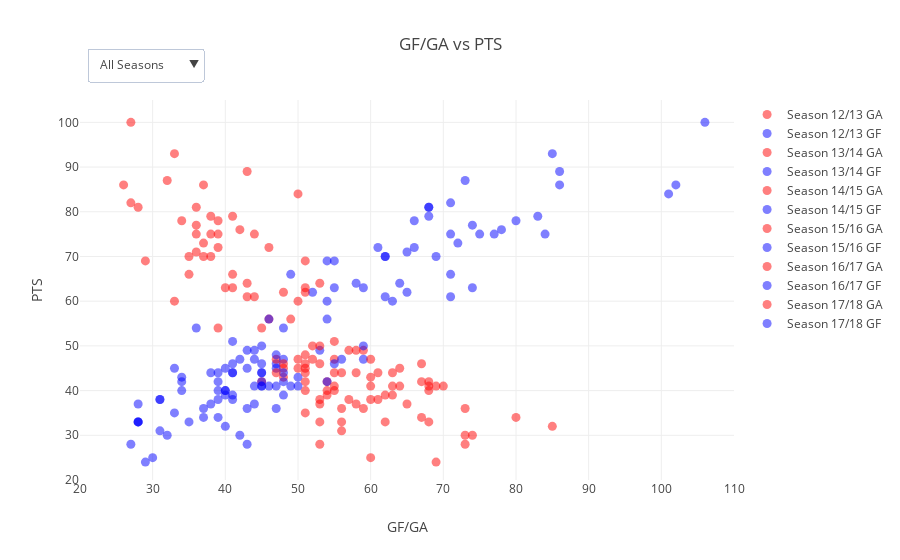

The cell this chart's notebook holds for it:
### Code cell
seasons = ['13', '14', '15', '16', '17', '18']
data = []
for season in seasons:
    season_data = dict(
            x = df.loc[df['Season'] == int(season),'GA'],
            y = df.loc[df['Season'] == int(season), 'PTS'],
            name = str('Season ' + str(int(season) - 1) + '/' + season + ' GA'),
            mode = 'markers',
            marker = dict(
                    size = 9,
                    color = 'red',
                    opacity = 0.5),
            text = df.loc[df['Season'] == int(season), 'Team'] + '<br>' + 'Season ' +
                str(int(season) - 1) + '/' + season + '<br>' +
                'Rank: ' + df.loc[df['Season'] == int(season), 'Rank'].apply(str) + '<br>'
                'GA: ' + df.loc[df['Season'] == int(season), 'GA'].apply(str),
            type = 'scatter',
            hoverinfo = 'text'
        )
    season_data2 = dict(
            x = df.loc[df['Season'] == int(season),'GF'],
            y = df.loc[df['Season'] == int(season), 'PTS'],
            name = str('Season ' + str(int(season) - 1) + '/' + season + ' GF'),
            mode = 'markers',
            marker = dict(
                size = 9,
                color = 'blue',
                opacity = 0.5),
            text = df.loc[df['Season'] == int(season), 'Team'] + '<br>' + 'Season ' +
                str(int(season) - 1) + '/' + season + '<br>' +
                'Rank: ' + df.loc[df['Season'] == int(season), 'Rank'].apply(str) + '<br>'
                'GF: ' + df.loc[df['Season'] == int(season), 'GF'].apply(str),
            type = 'scatter',
            hoverinfo = 'text'
        )
    data.append(season_data)
    data.append(season_data2)
    
layout = go.Layout(
    title = 'GF/GA vs PTS',
    yaxis = dict(
        title = 'PTS',
        range = [20, 105]
    ),
    xaxis = dict(
        title = 'GF/GA',
        range = [20, 110]
    ),
    hovermode = 'closest',

)

updatemenus = list([
    dict(
         buttons = list([
            dict(label = 'All Seasons',
                 method = 'update',
                 args = [{'visible': [1]}]),
            dict(label = 'Season 12/13',
                 method = 'update',
                 args = [{'visible': [True, True, False, False, False, False, False, False, False, False, False, False]}]),
            dict(label = 'Season 13/14',
                 method = 'update',
                 args = [{'visible': [False, False, True, True, False, False, False, False, False, False, False, False]}]),
             dict(label = 'Season 14/15',
                 method = 'update',
                 args = [{'visible': [False, False, False, False, True, True, False, False, False, False, False, False]}]),
             dict(label = 'Season 15/16',
                 method = 'update',
                 args = [{'visible': [False, False, False, False, False, False, True, True, False, False, False, False]}]),
             dict(label = 'Season 16/17',
                 method = 'update',
                 args = [{'visible': [False, False, False, False, False, False, False, False, True, True, False, False]}]),
             dict(label = 'Season 17/18',
                 method = 'update',
                 args = [{'visible': [False, False, False, False, False, False, False, False, False, False, True, True]}]),
            
        ]),
        # direction where the drop-down expands when opened
        direction = 'down',
        # positional arguments
        x = 0.01,
        xanchor = 'left',
        y = 1.05,
        yanchor = 'bottom',
       
    )
])

# assign the list of dictionaries to the layout dictionary
layout['updatemenus'] = updatemenus

fig = go.Figure(data=data, layout=layout)
iplot(fig)

### Figure 1 — Plotly figure (JSON) as saved in the notebook; plotly's stock layout.template omitted (floating-point values rounded to 4 significant figures)
{"data": [{"hoverinfo": "text", "marker": {"color": "red", "opacity": 0.5, "size": 9}, "mode": "markers", "name": "Season 12/13 GA", "text": ["QP Rangers<br>Season 12/13<br>Rank: 20<br>GA: 60", "Reading<br>Season 12/13<br>Rank: 19<br>GA: 73", "Wigan Athletic<br>Season 12/13<br>Rank: 18<br>GA: 73", "Sunderland<br>Season 12/13<br>Rank: 17<br>GA: 54", "Newcastle Utd<br>Season 12/13<br>Rank: 16<br>GA: 68", "Aston Villa<br>Season 12/13<br>Rank: 15<br>GA: 69", "Southampton<br>Season 12/13<br>Rank: 14<br>GA: 60", "Stoke City<br>Season 12/13<br>Rank: 13<br>GA: 45", "Fulham<br>Season 12/13<br>Rank: 12<br>GA: 60", "Norwich City<br>Season 12/13<br>Rank: 11<br>GA: 58", "West Ham Utd<br>Season 12/13<br>Rank: 10<br>GA: 53", "Swansea City<br>Season 12/13<br>Rank: 9<br>GA: 51", "West Bromwich<br>Season 12/13<br>Rank: 8<br>GA: 57", "Liverpool<br>Season 12/13<br>Rank: 7<br>GA: 43", "Everton<br>Season 12/13<br>Rank: 6<br>GA: 40", "Tottenham<br>Season 12/13<br>Rank: 5<br>GA: 46", "Arsenal<br>Season 12/13<br>Rank: 4<br>GA: 37", "Chelsea<br>Season 12/13<br>Rank: 3<br>GA: 39", "Manchester City<br>Season 12/13<br>Rank: 2<br>GA: 34", "Manchester Utd<br>Season 12/13<br>Rank: 1<br>GA: 43"], "type": "scatter", "uid": "6d25e17e-d2e6-11e8-9887-acde48001122", "x": [60, 73, 73, 54, 68, 69, 60, 45, 60, 58, 53, 51, 57, 43, 40, 46, 37, 39, 34, 43], "y": [25, 28, 36, 39, 41, 41, 41, 42, 43, 44, 46, 46, 49, 61, 63, 72, 73, 75, 78, 89]}, {"hoverinfo": "text", "marker": {"color": "blue", "opacity": 0.5, "size": 9}, "mode": "markers", "name": "Season 12/13 GF", "text": ["QP Rangers<br>Season 12/13<br>Rank: 20<br>GF: 30", "Reading<br>Season 12/13<br>Rank: 19<br>GF: 43", "Wigan Athletic<br>Season 12/13<br>Rank: 18<br>GF: 47", "Sunderland<br>Season 12/13<br>Rank: 17<br>GF: 41", "Newcastle Utd<br>Season 12/13<br>Rank: 16<br>GF: 45", "Aston Villa<br>Season 12/13<br>Rank: 15<br>GF: 47", "Southampton<br>Season 12/13<br>Rank: 14<br>GF: 49", "Stoke City<br>Season 12/13<br>Rank: 13<br>GF: 34", "Fulham<br>Season 12/13<br>Rank: 12<br>GF: 50", "Norwich City<br>Season 12/13<br>Rank: 11<br>GF: 41", "West Ham Utd<br>Season 12/13<br>Rank: 10<br>GF: 45", "Swansea City<br>Season 12/13<br>Rank: 9<br>GF: 47", "West Bromwich<br>Season 12/13<br>Rank: 8<br>GF: 53", "Liverpool<br>Season 12/13<br>Rank: 7<br>GF: 71", "Everton<br>Season 12/13<br>Rank: 6<br>GF: 55", "Tottenham<br>Season 12/13<br>Rank: 5<br>GF: 66", "Arsenal<br>Season 12/13<br>Rank: 4<br>GF: 72", "Chelsea<br>Season 12/13<br>Rank: 3<br>GF: 75", "Manchester City<br>Season 12/13<br>Rank: 2<br>GF: 66", "Manchester Utd<br>Season 12/13<br>Rank: 1<br>GF: 86"], "type": "scatter", "uid": "6d25e2f0-d2e6-11e8-be0e-acde48001122", "x": [30, 43, 47, 41, 45, 47, 49, 34, 50, 41, 45, 47, 53, 71, 55, 66, 72, 75, 66, 86], "y": [25, 28, 36, 39, 41, 41, 41, 42, 43, 44, 46, 46, 49, 61, 63, 72, 73, 75, 78, 89]}, {"hoverinfo": "text", "marker": {"color": "red", "opacity": 0.5, "size": 9}, "mode": "markers", "name": "Season 13/14 GA", "text": ["Cardiff City<br>Season 13/14<br>Rank: 20<br>GA: 74", "Fulham<br>Season 13/14<br>Rank: 19<br>GA: 85", "Norwich City<br>Season 13/14<br>Rank: 18<br>GA: 62", "West Bromwich<br>Season 13/14<br>Rank: 17<br>GA: 59", "Hull City<br>Season 13/14<br>Rank: 16<br>GA: 53", "Aston Villa<br>Season 13/14<br>Rank: 15<br>GA: 61", "Sunderland<br>Season 13/14<br>Rank: 14<br>GA: 60", "West Ham Utd<br>Season 13/14<br>Rank: 13<br>GA: 51", "Swansea City<br>Season 13/14<br>Rank: 12<br>GA: 54", "Crystal Palace<br>Season 13/14<br>Rank: 11<br>GA: 48", "Newcastle Utd<br>Season 13/14<br>Rank: 10<br>GA: 59", "Stoke City<br>Season 13/14<br>Rank: 9<br>GA: 52", "Southampton<br>Season 13/14<br>Rank: 8<br>GA: 46", "Manchester Utd<br>Season 13/14<br>Rank: 7<br>GA: 43", "Tottenham<br>Season 13/14<br>Rank: 6<br>GA: 51", "Everton<br>Season 13/14<br>Rank: 5<br>GA: 39", "Arsenal<br>Season 13/14<br>Rank: 4<br>GA: 41", "Chelsea<br>Season 13/14<br>Rank: 3<br>GA: 27", "Liverpool<br>Season 13/14<br>Rank: 2<br>GA: 50", "Manchester City<br>Season 13/14<br>Rank: 1<br>GA: 37"], "type": "scatter", "uid": "6d25e3ae-d2e6-11e8-9c74-acde48001122", "x": [74, 85, 62, 59, 53, 61, 60, 51, 54, 48, 59, 52, 46, 43, 51, 39, 41, 27, 50, 37], "y": [30, 32, 33, 36, 37, 38, 38, 40, 42, 45, 49, 50, 56, 64, 69, 72, 79, 82, 84, 86]}, {"hoverinfo": "text", "marker": {"color": "blue", "opacity": 0.5, "size": 9}, "mode": "markers", "name": "Season 13/14 GF", "text": ["Cardiff City<br>Season 13/14<br>Rank: 20<br>GF: 32", "Fulham<br>Season 13/14<br>Rank: 19<br>GF: 40", "Norwich City<br>Season 13/14<br>Rank: 18<br>GF: 28", "West Bromwich<br>Season 13/14<br>Rank: 17<br>GF: 43", "Hull City<br>Season 13/14<br>Rank: 16<br>GF: 38", "Aston Villa<br>Season 13/14<br>Rank: 15<br>GF: 39", "Sunderland<br>Season 13/14<br>Rank: 14<br>GF: 41", "West Ham Utd<br>Season 13/14<br>Rank: 13<br>GF: 40", "Swansea City<br>Season 13/14<br>Rank: 12<br>GF: 54", "Crystal Palace<br>Season 13/14<br>Rank: 11<br>GF: 33", "Newcastle Utd<br>Season 13/14<br>Rank: 10<br>GF: 43", "Stoke City<br>Season 13/14<br>Rank: 9<br>GF: 45", "Southampton<br>Season 13/14<br>Rank: 8<br>GF: 54", "Manchester Utd<br>Season 13/14<br>Rank: 7<br>GF: 64", "Tottenham<br>Season 13/14<br>Rank: 6<br>GF: 55", "Everton<br>Season 13/14<br>Rank: 5<br>GF: 61", "Arsenal<br>Season 13/14<br>Rank: 4<br>GF: 68", "Chelsea<br>Season 13/14<br>Rank: 3<br>GF: 71", "Liverpool<br>Season 13/14<br>Rank: 2<br>GF: 101", "Manchester City<br>Season 13/14<br>Rank: 1<br>GF: 102"], "type": "scatter", "uid": "6d25e446-d2e6-11e8-9ebf-acde48001122", "x": [32, 40, 28, 43, 38, 39, 41, 40, 54, 33, 43, 45, 54, 64, 55, 61, 68, 71, 101, 102], "y": [30, 32, 33, 36, 37, 38, 38, 40, 42, 45, 49, 50, 56, 64, 69, 72, 79, 82, 84, 86]}, {"hoverinfo": "text", "marker": {"color": "red", "opacity": 0.5, "size": 9}, "mode": "markers", "name": "Season 14/15 GA", "text": ["QP Rangers<br>Season 14/15<br>Rank: 20<br>GA: 73", "Burnley<br>Season 14/15<br>Rank: 19<br>GA: 53", "Hull City<br>Season 14/15<br>Rank: 18<br>GA: 51", "Aston Villa<br>Season 14/15<br>Rank: 17<br>GA: 57", "Sunderland<br>Season 14/15<br>Rank: 16<br>GA: 53", "Newcastle Utd<br>Season 14/15<br>Rank: 15<br>GA: 63", "Leicester City<br>Season 14/15<br>Rank: 14<br>GA: 55", "West Bromwich<br>Season 14/15<br>Rank: 13<br>GA: 51", "West Ham Utd<br>Season 14/15<br>Rank: 12<br>GA: 47", "Everton<br>Season 14/15<br>Rank: 11<br>GA: 50", "Crystal Palace<br>Season 14/15<br>Rank: 10<br>GA: 51", "Stoke City<br>Season 14/15<br>Rank: 9<br>GA: 45", "Swansea City<br>Season 14/15<br>Rank: 8<br>GA: 49", "Southampton<br>Season 14/15<br>Rank: 7<br>GA: 33", "Liverpool<br>Season 14/15<br>Rank: 6<br>GA: 48", "Tottenham<br>Season 14/15<br>Rank: 5<br>GA: 53", "Manchester Utd<br>Season 14/15<br>Rank: 4<br>GA: 37", "Arsenal<br>Season 14/15<br>Rank: 3<br>GA: 36", "Manchester City<br>Season 14/15<br>Rank: 2<br>GA: 38", "Chelsea<br>Season 14/15<br>Rank: 1<br>GA: 32"], "type": "scatter", "uid": "6d25e4d0-d2e6-11e8-814e-acde48001122", "x": [73, 53, 51, 57, 53, 63, 55, 51, 47, 50, 51, 45, 49, 33, 48, 53, 37, 36, 38, 32], "y": [30, 33, 35, 38, 38, 39, 41, 44, 47, 47, 48, 54, 56, 60, 62, 64, 70, 75, 79, 87]}, {"hoverinfo": "text", "marker": {"color": "blue", "opacity": 0.5, "size": 9}, "mode": "markers", "name": "Season 14/15 GF", "text": ["QP Rangers<br>Season 14/15<br>Rank: 20<br>GF: 42", "Burnley<br>Season 14/15<br>Rank: 19<br>GF: 28", "Hull City<br>Season 14/15<br>Rank: 18<br>GF: 33", "Aston Villa<br>Season 14/15<br>Rank: 17<br>GF: 31", "Sunderland<br>Season 14/15<br>Rank: 16<br>GF: 31", "Newcastle Utd<br>Season 14/15<br>Rank: 15<br>GF: 40", "Leicester City<br>Season 14/15<br>Rank: 14<br>GF: 46", "West Bromwich<br>Season 14/15<br>Rank: 13<br>GF: 38", "West Ham Utd<br>Season 14/15<br>Rank: 12<br>GF: 44", "Everton<br>Season 14/15<br>Rank: 11<br>GF: 48", "Crystal Palace<br>Season 14/15<br>Rank: 10<br>GF: 47", "Stoke City<br>Season 14/15<br>Rank: 9<br>GF: 48", "Swansea City<br>Season 14/15<br>Rank: 8<br>GF: 46", "Southampton<br>Season 14/15<br>Rank: 7<br>GF: 54", "Liverpool<br>Season 14/15<br>Rank: 6<br>GF: 52", "Tottenham<br>Season 14/15<br>Rank: 5<br>GF: 58", "Manchester Utd<br>Season 14/15<br>Rank: 4<br>GF: 62", "Arsenal<br>Season 14/15<br>Rank: 3<br>GF: 71", "Manchester City<br>Season 14/15<br>Rank: 2<br>GF: 83", "Chelsea<br>Season 14/15<br>Rank: 1<br>GF: 73"], "type": "scatter", "uid": "6d25e55c-d2e6-11e8-aba9-acde48001122", "x": [42, 28, 33, 31, 31, 40, 46, 38, 44, 48, 47, 48, 46, 54, 52, 58, 62, 71, 83, 73], "y": [30, 33, 35, 38, 38, 39, 41, 44, 47, 47, 48, 54, 56, 60, 62, 64, 70, 75, 79, 87]}, {"hoverinfo": "text", "marker": {"color": "red", "opacity": 0.5, "size": 9}, "mode": "markers", "name": "Season 15/16 GA", "text": ["Aston Villa<br>Season 15/16<br>Rank: 20<br>GA: 76", "Norwich City<br>Season 15/16<br>Rank: 19<br>GA: 67", "Newcastle Utd<br>Season 15/16<br>Rank: 18<br>GA: 65", "Sunderland<br>Season 15/16<br>Rank: 17<br>GA: 62", "Bournemouth<br>Season 15/16<br>Rank: 16<br>GA: 67", "Crystal Palace<br>Season 15/16<br>Rank: 15<br>GA: 51", "West Bromwich<br>Season 15/16<br>Rank: 14<br>GA: 48", "Watford<br>Season 15/16<br>Rank: 13<br>GA: 50", "Swansea City<br>Season 15/16<br>Rank: 12<br>GA: 52", "Everton<br>Season 15/16<br>Rank: 11<br>GA: 55", "Chelsea<br>Season 15/16<br>Rank: 10<br>GA: 53", "Stoke City<br>Season 15/16<br>Rank: 9<br>GA: 55", "Liverpool<br>Season 15/16<br>Rank: 8<br>GA: 50", "West Ham Utd<br>Season 15/16<br>Rank: 7<br>GA: 51", "Southampton<br>Season 15/16<br>Rank: 6<br>GA: 41", "Manchester Utd<br>Season 15/16<br>Rank: 5<br>GA: 35", "Manchester City<br>Season 15/16<br>Rank: 4<br>GA: 41", "Tottenham<br>Season 15/16<br>Rank: 3<br>GA: 35", "Arsenal<br>Season 15/16<br>Rank: 2<br>GA: 36", "Leicester City<br>Season 15/16<br>Rank: 1<br>GA: 36"], "type": "scatter", "uid": "6d25e5e8-d2e6-11e8-ae5a-acde48001122", "x": [76, 67, 65, 62, 67, 51, 48, 50, 52, 55, 53, 55, 50, 51, 41, 35, 41, 35, 36, 36], "y": [17, 34, 37, 39, 42, 42, 43, 45, 47, 47, 50, 51, 60, 62, 63, 66, 66, 70, 71, 81]}, {"hoverinfo": "text", "marker": {"color": "blue", "opacity": 0.5, "size": 9}, "mode": "markers", "name": "Season 15/16 GF", "text": ["Aston Villa<br>Season 15/16<br>Rank: 20<br>GF: 27", "Norwich City<br>Season 15/16<br>Rank: 19<br>GF: 39", "Newcastle Utd<br>Season 15/16<br>Rank: 18<br>GF: 44", "Sunderland<br>Season 15/16<br>Rank: 17<br>GF: 48", "Bournemouth<br>Season 15/16<br>Rank: 16<br>GF: 45", "Crystal Palace<br>Season 15/16<br>Rank: 15<br>GF: 39", "West Bromwich<br>Season 15/16<br>Rank: 14<br>GF: 34", "Watford<br>Season 15/16<br>Rank: 13<br>GF: 40", "Swansea City<br>Season 15/16<br>Rank: 12<br>GF: 42", "Everton<br>Season 15/16<br>Rank: 11<br>GF: 59", "Chelsea<br>Season 15/16<br>Rank: 10<br>GF: 59", "Stoke City<br>Season 15/16<br>Rank: 9<br>GF: 41", "Liverpool<br>Season 15/16<br>Rank: 8<br>GF: 63", "West Ham Utd<br>Season 15/16<br>Rank: 7<br>GF: 65", "Southampton<br>Season 15/16<br>Rank: 6<br>GF: 59", "Manchester Utd<br>Season 15/16<br>Rank: 5<br>GF: 49", "Manchester City<br>Season 15/16<br>Rank: 4<br>GF: 71", "Tottenham<br>Season 15/16<br>Rank: 3<br>GF: 69", "Arsenal<br>Season 15/16<br>Rank: 2<br>GF: 65", "Leicester City<br>Season 15/16<br>Rank: 1<br>GF: 68"], "type": "scatter", "uid": "6d25e674-d2e6-11e8-823a-acde48001122", "x": [27, 39, 44, 48, 45, 39, 34, 40, 42, 59, 59, 41, 63, 65, 59, 49, 71, 69, 65, 68], "y": [17, 34, 37, 39, 42, 42, 43, 45, 47, 47, 50, 51, 60, 62, 63, 66, 66, 70, 71, 81]}, {"hoverinfo": "text", "marker": {"color": "red", "opacity": 0.5, "size": 9}, "mode": "markers", "name": "Season 16/17 GA", "text": ["Sunderland<br>Season 16/17<br>Rank: 20<br>GA: 69", "Middlesbrough<br>Season 16/17<br>Rank: 19<br>GA: 53", "Hull City<br>Season 16/17<br>Rank: 18<br>GA: 80", "Watford<br>Season 16/17<br>Rank: 17<br>GA: 68", "Burnley<br>Season 16/17<br>Rank: 16<br>GA: 55", "Swansea City<br>Season 16/17<br>Rank: 15<br>GA: 70", "Crystal Palace<br>Season 16/17<br>Rank: 14<br>GA: 63", "Leicester City<br>Season 16/17<br>Rank: 13<br>GA: 63", "Stoke City<br>Season 16/17<br>Rank: 12<br>GA: 56", "West Ham Utd<br>Season 16/17<br>Rank: 11<br>GA: 64", "West Bromwich<br>Season 16/17<br>Rank: 10<br>GA: 51", "Bournemouth<br>Season 16/17<br>Rank: 9<br>GA: 67", "Southampton<br>Season 16/17<br>Rank: 8<br>GA: 48", "Everton<br>Season 16/17<br>Rank: 7<br>GA: 44", "Manchester Utd<br>Season 16/17<br>Rank: 6<br>GA: 29", "Arsenal<br>Season 16/17<br>Rank: 5<br>GA: 44", "Liverpool<br>Season 16/17<br>Rank: 4<br>GA: 42", "Manchester City<br>Season 16/17<br>Rank: 3<br>GA: 39", "Tottenham<br>Season 16/17<br>Rank: 2<br>GA: 26", "Chelsea<br>Season 16/17<br>Rank: 1<br>GA: 33"], "type": "scatter", "uid": "6d25e70a-d2e6-11e8-b9a4-acde48001122", "x": [69, 53, 80, 68, 55, 70, 63, 63, 56, 64, 51, 67, 48, 44, 29, 44, 42, 39, 26, 33], "y": [24, 28, 34, 40, 40, 41, 41, 44, 44, 45, 45, 46, 46, 61, 69, 75, 76, 78, 86, 93]}, {"hoverinfo": "text", "marker": {"color": "blue", "opacity": 0.5, "size": 9}, "mode": "markers", "name": "Season 16/17 GF", "text": ["Sunderland<br>Season 16/17<br>Rank: 20<br>GF: 29", "Middlesbrough<br>Season 16/17<br>Rank: 19<br>GF: 27", "Hull City<br>Season 16/17<br>Rank: 18<br>GF: 37", "Watford<br>Season 16/17<br>Rank: 17<br>GF: 40", "Burnley<br>Season 16/17<br>Rank: 16<br>GF: 39", "Swansea City<br>Season 16/17<br>Rank: 15<br>GF: 45", "Crystal Palace<br>Season 16/17<br>Rank: 14<br>GF: 50", "Leicester City<br>Season 16/17<br>Rank: 13<br>GF: 48", "Stoke City<br>Season 16/17<br>Rank: 12<br>GF: 41", "West Ham Utd<br>Season 16/17<br>Rank: 11<br>GF: 47", "West Bromwich<br>Season 16/17<br>Rank: 10<br>GF: 43", "Bournemouth<br>Season 16/17<br>Rank: 9<br>GF: 55", "Southampton<br>Season 16/17<br>Rank: 8<br>GF: 41", "Everton<br>Season 16/17<br>Rank: 7<br>GF: 62", "Manchester Utd<br>Season 16/17<br>Rank: 6<br>GF: 54", "Arsenal<br>Season 16/17<br>Rank: 5<br>GF: 77", "Liverpool<br>Season 16/17<br>Rank: 4<br>GF: 78", "Manchester City<br>Season 16/17<br>Rank: 3<br>GF: 80", "Tottenham<br>Season 16/17<br>Rank: 2<br>GF: 86", "Chelsea<br>Season 16/17<br>Rank: 1<br>GF: 85"], "type": "scatter", "uid": "6d25e798-d2e6-11e8-8663-acde48001122", "x": [29, 27, 37, 40, 39, 45, 50, 48, 41, 47, 43, 55, 41, 62, 54, 77, 78, 80, 86, 85], "y": [24, 28, 34, 40, 40, 41, 41, 44, 44, 45, 45, 46, 46, 61, 69, 75, 76, 78, 86, 93]}, {"hoverinfo": "text", "marker": {"color": "red", "opacity": 0.5, "size": 9}, "mode": "markers", "name": "Season 17/18 GA", "text": ["West Bromwich<br>Season 17/18<br>Rank: 20<br>GA: 56", "Stoke City<br>Season 17/18<br>Rank: 19<br>GA: 68", "Swansea City<br>Season 17/18<br>Rank: 18<br>GA: 56", "Southampton<br>Season 17/18<br>Rank: 17<br>GA: 56", "Huddersfield<br>Season 17/18<br>Rank: 16<br>GA: 58", "Brighton & Hove<br>Season 17/18<br>Rank: 15<br>GA: 54", "Watford<br>Season 17/18<br>Rank: 14<br>GA: 64", "West Ham Utd<br>Season 17/18<br>Rank: 13<br>GA: 68", "Bournemouth<br>Season 17/18<br>Rank: 12<br>GA: 61", "Crystal Palace<br>Season 17/18<br>Rank: 11<br>GA: 55", "Newcastle Utd<br>Season 17/18<br>Rank: 10<br>GA: 47", "Leicester City<br>Season 17/18<br>Rank: 9<br>GA: 60", "Everton<br>Season 17/18<br>Rank: 8<br>GA: 58", "Burnley<br>Season 17/18<br>Rank: 7<br>GA: 39", "Arsenal<br>Season 17/18<br>Rank: 6<br>GA: 51", "Chelsea<br>Season 17/18<br>Rank: 5<br>GA: 38", "Liverpool<br>Season 17/18<br>Rank: 4<br>GA: 38", "Tottenham<br>Season 17/18<br>Rank: 3<br>GA: 36", "Manchester Utd<br>Season 17/18<br>Rank: 2<br>GA: 28", "Manchester City<br>Season 17/18<br>Rank: 1<br>GA: 27"], "type": "scatter", "uid": "6d25e818-d2e6-11e8-bbdf-acde48001122", "x": [56, 68, 56, 56, 58, 54, 64, 68, 61, 55, 47, 60, 58, 39, 51, 38, 38, 36, 28, 27], "y": [31, 33, 33, 36, 37, 40, 41, 42, 44, 44, 44, 47, 49, 54, 63, 70, 75, 77, 81, 100]}, {"hoverinfo": "text", "marker": {"color": "blue", "opacity": 0.5, "size": 9}, "mode": "markers", "name": "Season 17/18 GF", "text": ["West Bromwich<br>Season 17/18<br>Rank: 20<br>GF: 31", "Stoke City<br>Season 17/18<br>Rank: 19<br>GF: 35", "Swansea City<br>Season 17/18<br>Rank: 18<br>GF: 28", "Southampton<br>Season 17/18<br>Rank: 17<br>GF: 37", "Huddersfield<br>Season 17/18<br>Rank: 16<br>GF: 28", "Brighton & Hove<br>Season 17/18<br>Rank: 15<br>GF: 34", "Watford<br>Season 17/18<br>Rank: 14<br>GF: 44", "West Ham Utd<br>Season 17/18<br>Rank: 13<br>GF: 48", "Bournemouth<br>Season 17/18<br>Rank: 12<br>GF: 45", "Crystal Palace<br>Season 17/18<br>Rank: 11<br>GF: 45", "Newcastle Utd<br>Season 17/18<br>Rank: 10<br>GF: 39", "Leicester City<br>Season 17/18<br>Rank: 9<br>GF: 56", "Everton<br>Season 17/18<br>Rank: 8<br>GF: 44", "Burnley<br>Season 17/18<br>Rank: 7<br>GF: 36", "Arsenal<br>Season 17/18<br>Rank: 6<br>GF: 74", "Chelsea<br>Season 17/18<br>Rank: 5<br>GF: 62", "Liverpool<br>Season 17/18<br>Rank: 4<br>GF: 84", "Tottenham<br>Season 17/18<br>Rank: 3<br>GF: 74", "Manchester Utd<br>Season 17/18<br>Rank: 2<br>GF: 68", "Manchester City<br>Season 17/18<br>Rank: 1<br>GF: 106"], "type": "scatter", "uid": "6d25e89a-d2e6-11e8-a2c2-acde48001122", "x": [31, 35, 28, 37, 28, 34, 44, 48, 45, 45, 39, 56, 44, 36, 74, 62, 84, 74, 68, 106], "y": [31, 33, 33, 36, 37, 40, 41, 42, 44, 44, 44, 47, 49, 54, 63, 70, 75, 77, 81, 100]}], "layout": {"hovermode": "closest", "title": "GF/GA vs PTS", "updatemenus": [{"buttons": [{"args": [{"visible": [1]}], "label": "All Seasons", "method": "update"}, {"args": [{"visible": [true, true, false, false, false, false, false, false, false, false, false, false]}], "label": "Season 12/13", "method": "update"}, {"args": [{"visible": [false, false, true, true, false, false, false, false, false, false, false, false]}], "label": "Season 13/14", "method": "update"}, {"args": [{"visible": [false, false, false, false, true, true, false, false, false, false, false, false]}], "label": "Season 14/15", "method": "update"}, {"args": [{"visible": [false, false, false, false, false, false, true, true, false, false, false, false]}], "label": "Season 15/16", "method": "update"}, {"args": [{"visible": [false, false, false, false, false, false, false, false, true, true, false, false]}], "label": "Season 16/17", "method": "update"}, {"args": [{"visible": [false, false, false, false, false, false, false, false, false, false, true, true]}], "label": "Season 17/18", "method": "update"}], "direction": "down", "x": 0.01, "xanchor": "left", "y": 1.05, "yanchor": "bottom"}], "xaxis": {"range": [20, 110], "title": "GF/GA"}, "yaxis": {"range": [20, 105], "title": "PTS"}}}
